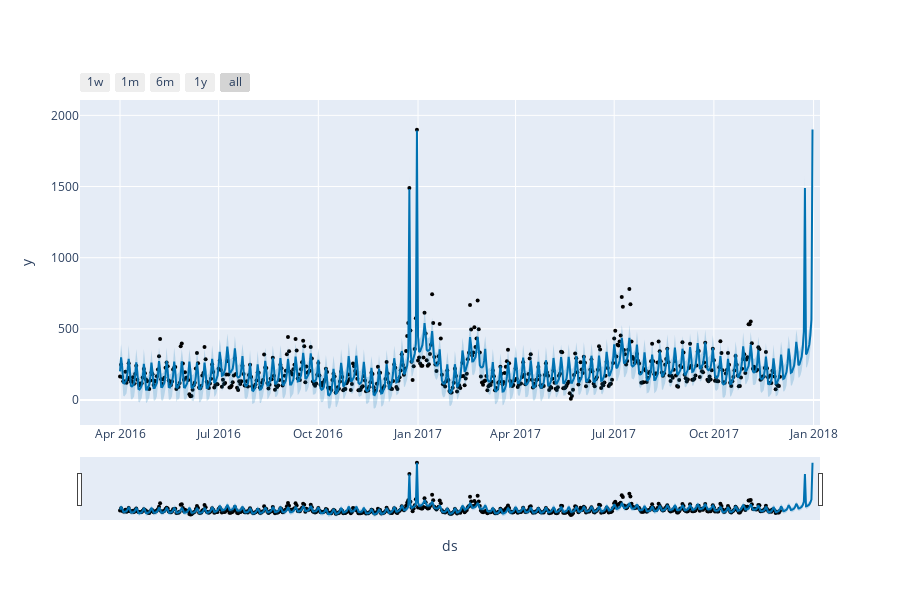

This figure's notebook cell:
### Code cell
forecast = m2.predict(periods=30, freq="D")
m2.plot_model_forecast(forecast)

### Figure 1 — Plotly figure (JSON) as saved in the notebook; plotly's stock layout.template omitted (floating-point values rounded to 4 significant figures; data arrays with more than 128 entries replaced by an {"elided": "..."} marker saying what was removed)
{"data": [{"marker": {"color": "black", "size": 4}, "mode": "markers", "name": "Actual", "type": "scatter", "x": {"elided": "610 str values"}, "y": {"elided": "610 int values"}}, {"hoverinfo": "skip", "line": {"width": 0}, "mode": "lines", "type": "scatter", "x": {"elided": "640 str values"}, "y": {"elided": "640 float values"}}, {"fill": "tonexty", "fillcolor": "rgba(0, 114, 178, 0.2)", "line": {"color": "#0072B2", "width": 2}, "mode": "lines", "name": "Predicted", "type": "scatter", "x": {"elided": "640 str values"}, "y": {"elided": "640 float values"}}, {"fill": "tonexty", "fillcolor": "rgba(0, 114, 178, 0.2)", "hoverinfo": "skip", "line": {"width": 0}, "mode": "lines", "type": "scatter", "x": {"elided": "640 str values"}, "y": {"elided": "640 float values"}}], "layout": {"height": 600, "showlegend": false, "width": 900, "xaxis": {"rangeselector": {"buttons": [{"count": 7, "label": "1w", "step": "day", "stepmode": "backward"}, {"count": 1, "label": "1m", "step": "month", "stepmode": "backward"}, {"count": 6, "label": "6m", "step": "month", "stepmode": "backward"}, {"count": 1, "label": "1y", "step": "year", "stepmode": "backward"}, {"step": "all"}]}, "rangeslider": {"visible": true}, "title": {"text": "ds"}, "type": "date"}, "yaxis": {"title": {"text": "y"}}}}
